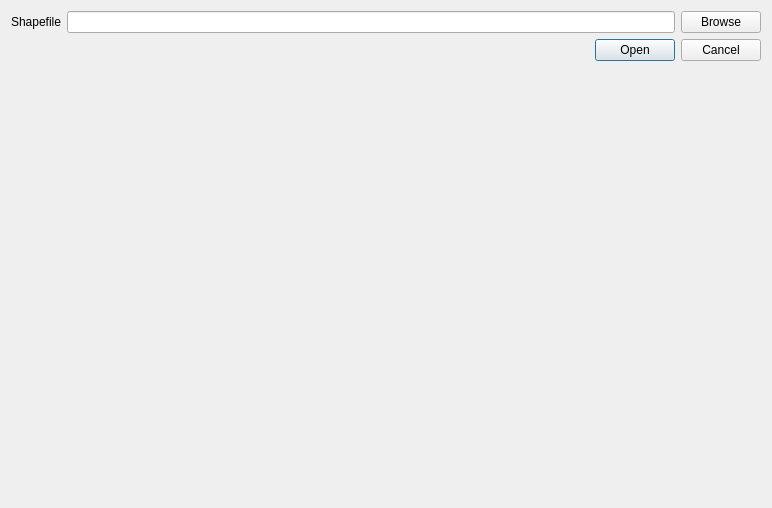
<?xml version="1.0" encoding="UTF-8"?>
<ui version="4.0">
 <class>Form</class>
 <widget class="QWidget" name="Form">
  <property name="geometry">
   <rect>
    <x>0</x>
    <y>0</y>
    <width>772</width>
    <height>508</height>
   </rect>
  </property>
  <property name="windowTitle">
   <string>Form</string>
  </property>
  <layout class="QVBoxLayout" name="verticalLayout">
   <item>
    <layout class="QFormLayout" name="formLayout">
     <property name="fieldGrowthPolicy">
      <enum>QFormLayout::ExpandingFieldsGrow</enum>
     </property>
     <item row="0" column="0">
      <widget class="QLabel" name="label">
       <property name="text">
        <string>Shapefile</string>
       </property>
      </widget>
     </item>
     <item row="0" column="1">
      <layout class="QHBoxLayout" name="horizontalLayout">
       <item>
        <widget class="QLineEdit" name="le_shapefile"/>
       </item>
       <item>
        <widget class="QPushButton" name="bt_browse">
         <property name="text">
          <string>Browse</string>
         </property>
        </widget>
       </item>
      </layout>
     </item>
    </layout>
   </item>
   <item>
    <widget class="QDialogButtonBox" name="buttonBox">
     <property name="standardButtons">
      <set>QDialogButtonBox::Cancel|QDialogButtonBox::Open</set>
     </property>
    </widget>
   </item>
   <item>
    <spacer name="verticalSpacer">
     <property name="orientation">
      <enum>Qt::Vertical</enum>
     </property>
     <property name="sizeHint" stdset="0">
      <size>
       <width>20</width>
       <height>40</height>
      </size>
     </property>
    </spacer>
   </item>
  </layout>
 </widget>
 <resources/>
 <connections/>
</ui>
